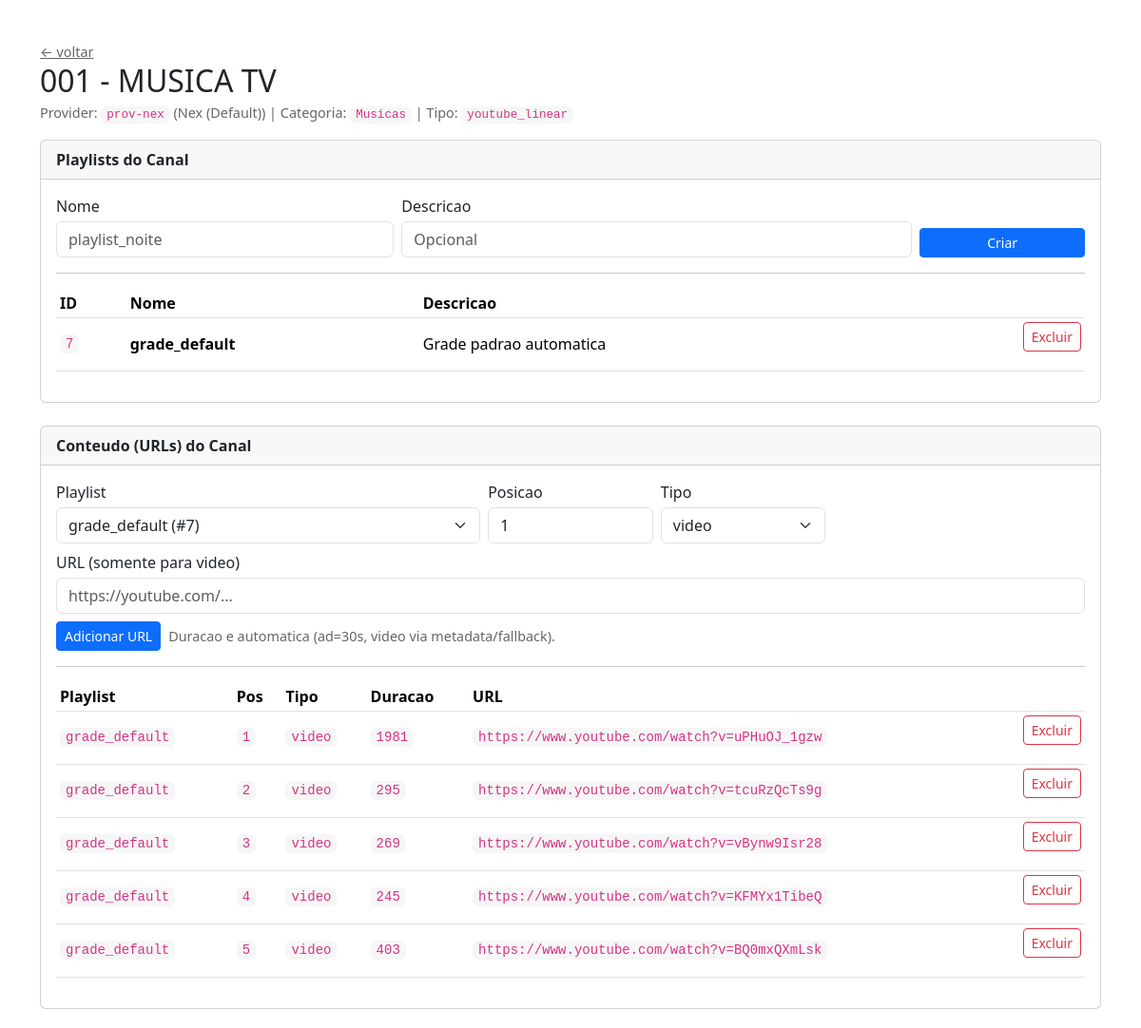
Screenshot of /admin/channels/5 with the database file from the repository.
### tables this page shows
CREATE TABLE channels (
            id INTEGER PRIMARY KEY AUTOINCREMENT,
            channel_number TEXT NOT NULL,
            name TEXT NOT NULL,
            category TEXT NOT NULL,
            provider_id TEXT NOT NULL,
            source_url TEXT NOT NULL,
            kind TEXT NOT NULL DEFAULT 'auto',
            schedule_start TEXT,
            is_active INTEGER NOT NULL DEFAULT 1,
            sort_order INTEGER NOT NULL DEFAULT 100,
            created_at TEXT NOT NULL DEFAULT (datetime('now')),
            FOREIGN KEY(provider_id) REFERENCES providers(provider_id) ON DELETE CASCADE,
            UNIQUE(provider_id, channel_number)
        );

CREATE TABLE providers (
        provider_id TEXT PRIMARY KEY,
        name TEXT NOT NULL,
        description TEXT DEFAULT ''
    );

CREATE TABLE playlists (
        id INTEGER PRIMARY KEY AUTOINCREMENT,
        channel_id INTEGER NOT NULL,
        name TEXT NOT NULL,
        description TEXT DEFAULT '',
        is_active INTEGER NOT NULL DEFAULT 1,
        created_at TEXT NOT NULL DEFAULT (datetime('now')),
        FOREIGN KEY(channel_id) REFERENCES channels(id) ON DELETE CASCADE,
        UNIQUE(channel_id, name)
    );

CREATE TABLE playlist_items (
        id INTEGER PRIMARY KEY AUTOINCREMENT,
        playlist_id INTEGER NOT NULL,
        position INTEGER NOT NULL,
        type TEXT NOT NULL,
        url TEXT,
        duration INTEGER NOT NULL,
        FOREIGN KEY(playlist_id) REFERENCES playlists(id) ON DELETE CASCADE
    );

### app/main.py (the view)
@app.get("/admin/channels/{channel_id}", response_class=HTMLResponse)
def channel_detail(channel_id: int, request: Request):
    channel = fetch_one(
        """SELECT c.*, p.name AS provider_name
           FROM channels c
           JOIN providers p ON p.provider_id = c.provider_id
           WHERE c.id=?""",
        (channel_id,),
    )
    if not channel:
        return RedirectResponse("/", status_code=303)
    playlists = fetch_all(
        """SELECT id, channel_id, name, description, is_active, created_at
           FROM playlists
           WHERE channel_id=?
           ORDER BY id""",
        (channel_id,),
    )
    playlist_items = fetch_all(
        """SELECT pi.id, pi.playlist_id, p.name AS playlist_name, pi.position, pi.type, pi.url, pi.duration
           FROM playlist_items pi
           JOIN playlists p ON p.id = pi.playlist_id
           WHERE p.channel_id=?
           ORDER BY p.id, pi.position""",
        (channel_id,),
    )
    return templates.TemplateResponse(
        "channel_detail.html",
        {
            "request": request,
            "channel": channel,
            "playlists": playlists,
            "playlist_items": playlist_items,
        },
    )

### app/templates/channel_detail.html (shortened to what this page needs)
﻿<!doctype html>
<html>
<head>
  <link rel="stylesheet" href="https://cdn.jsdelivr.net/npm/bootstrap@5.3.3/dist/css/bootstrap.min.css">
</head>
<body>
<div class="container">
  <div class="d-flex justify-content-between align-items-center mb-3">
    <div>
      <a href="/" class="small-muted">&larr; voltar</a>
      <h2 class="mb-1">{{ channel.channel_number }} - {{ channel.name }}</h2>
      <div class="small-muted">
        Provider: <code>{{ channel.provider_id }}</code> ({{ channel.provider_name }}) |
        Categoria: <code>{{ channel.category }}</code> |
        Tipo: <code>{{ channel.kind }}</code>
      </div>
    </div>
  </div>
  <div class="card mb-4">
    <div class="card-header"><b>Playlists do Canal</b></div>
    <div class="card-body">
      <form class="row g-2" method="post" action="/admin/playlists/create">
        <div class="col-md-4">
          <label class="form-label mb-1">Nome</label>
          <input class="form-control" name="name" placeholder="playlist_noite" required>
        </div>
        <div class="col-md-6">
          <label class="form-label mb-1">Descricao</label>
          <input class="form-control" name="description" placeholder="Opcional">
        </div>
        <div class="col-md-2 d-flex align-items-end">
          <button class="btn btn-primary btn-sm w-100">Criar</button>
        </div>
      </form>
      <hr>
      <table class="table table-sm align-middle">
        <thead><tr><th>ID</th><th>Nome</th><th>Descricao</th><th></th></tr></thead>
        <tbody>
          {% for pl in playlists %}
            <tr>
              <td><code>{{ pl.id }}</code></td>
              <td><b>{{ pl.name }}</b></td>
              <td>{{ pl.description or "" }}</td>
              <td class="text-end">
                <form method="post" action="/admin/playlists/delete" onsubmit="return confirm('Excluir playlist {{pl.name}}?');">
                  <button class="btn btn-outline-danger btn-sm">Excluir</button>
                </form>
              </td>
            </tr>
          {% endfor %}
        </tbody>
      </table>
    </div>
  </div>
  <div class="card">
    <div class="card-header"><b>Conteudo (URLs) do Canal</b></div>
    <div class="card-body">
      <form class="row g-2" method="post" action="/admin/channel-items/create">
        <div class="col-md-5">
          <label class="form-label mb-1">Playlist</label>
          <select class="form-select" name="playlist_id" required>
            {% for pl in playlists %}
              <option value="{{pl.id}}">{{ pl.name }} (#{{ pl.id }})</option>
            {% endfor %}
          </select>
        </div>
        <div class="col-md-2">
          <label class="form-label mb-1">Posicao</label>
          <input class="form-control" name="position" type="number" value="1" required>
        </div>
        <div class="col-md-2">
          <label class="form-label mb-1">Tipo</label>
          <select class="form-select" name="type">
            <option value="video">video</option>
          </select>
        </div>
        <div class="col-md-12">
          <label class="form-label mb-1">URL (somente para video)</label>
          <input class="form-control" name="url" placeholder="https://youtube.com/...">
        </div>
        <div class="col-12 d-flex gap-2 align-items-center">
          <button class="btn btn-primary btn-sm">Adicionar URL</button>
          <span class="small-muted">Duracao e automatica (ad=30s, video via metadata/fallback).</span>
        </div>
      </form>
      <hr>
      <table class="table table-sm align-middle">
        <thead><tr><th>Playlist</th><th>Pos</th><th>Tipo</th><th>Duracao</th><th>URL</th><th></th></tr></thead>
        <tbody>
          {% for it in playlist_items %}
            <tr>
              <td><code>{{ it.playlist_name }}</code></td>
              <td><code>{{ it.position }}</code></td>
              <td><code>{{ it.type }}</code></td>
              <td><code>{{ it.duration }}</code></td>
              <td style="max-width: 420px; overflow:hidden; text-overflow: ellipsis; white-space: nowrap;"><code>{{ it.url or '' }}</code></td>
              <td class="text-end">
                <form method="post" action="/admin/channel-items/delete" onsubmit="return confirm('Excluir item {{it.id}}?');">
                  <button class="btn btn-outline-danger btn-sm">Excluir</button>
                </form>
              </td>
            </tr>
          {% endfor %}
        </tbody>
      </table>
    </div>
  </div>
</div>
</body>
</html>

### app/templates/channel_detail.html (style rules this page uses)
body { padding: 20px; }
code { background: #f6f6f6; padding: 2px 6px; border-radius: 6px; }
.small-muted { color: #666; font-size: .9rem; }

### rows the page displays
channels: channel_number "001", name "MUSICA TV", provider_id "prov-nex", category "Musicas", kind "youtube_linear"
providers: provider_name "Nex (Default)"
playlists: id "7", name "grade_default", description "Grade padrao automatica"
playlist_items: playlist_name "grade_default", position "1", type "video", duration "1981", url "https://www.youtube.com/watch?v=uPHuOJ_1gzw"
playlist_items: playlist_name "grade_default", position "2", type "video", duration "295", url "https://www.youtube.com/watch?v=tcuRzQcTs9g"
playlist_items: playlist_name "grade_default", position "3", type "video", duration "269", url "https://www.youtube.com/watch?v=vBynw9Isr28"
playlist_items: playlist_name "grade_default", position "4", type "video", duration "245", url "https://www.youtube.com/watch?v=KFMYx1TibeQ"
playlist_items: playlist_name "grade_default", position "5", type "video", duration "403", url "https://www.youtube.com/watch?v=BQ0mxQXmLsk"

### other values shown
form field playlist_id "grade_default (#7)"
